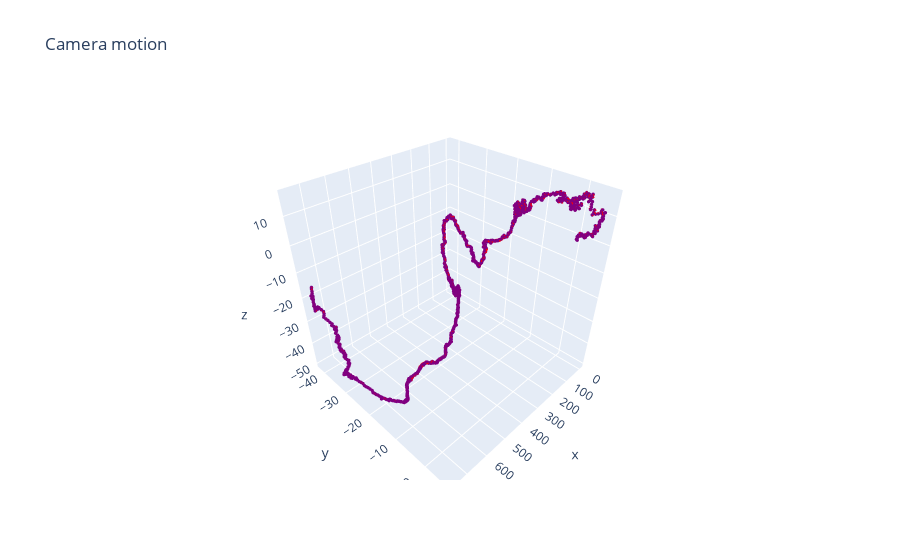

Notebook cell for this chart:
### Code cell
npz_filename = '/media/vik/SamsungSSD7/Courses/peleng-cources/HW_10/saved_data/data_RANSAC-2.0_10fps.npz'

# load arrays from npz-file
data = np.load(npz_filename)
trajectory = data['trajectory']
rotations_list = data['R']
positions = data['positions']

visualize_trajectory(rotations_list, positions)
